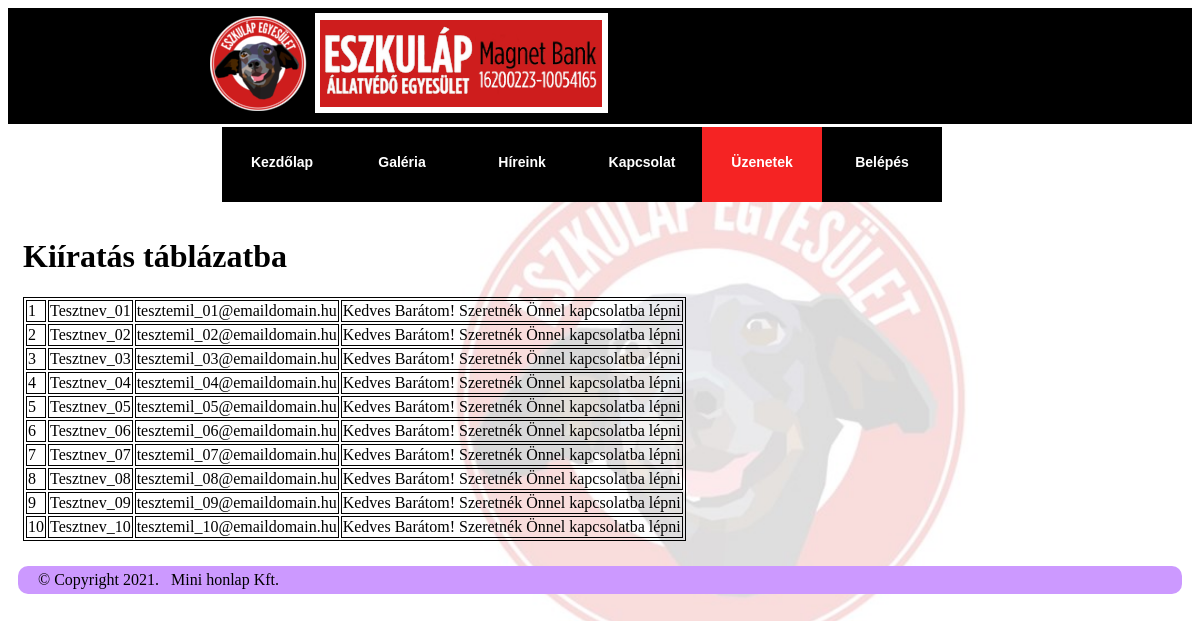
Screenshot of /?oldal=uzenetek with the database file from the repository.
### tables this page shows
CREATE TABLE `emailek` (
  `id` int(10) unsigned NOT NULL auto_increment,
  `nev` varchar(45) NOT NULL default '',
  `email` varchar(45) NOT NULL default '',
  `szoveg` varchar(300) NOT NULL default '',
  PRIMARY KEY  (`id`)
);

### index.php (called while the page is built, shortened)
<?php
include('./includes/config.inc.php');
$keres = $oldalak['/'];
if (isset($_GET['oldal'])) {
	if (isset($oldalak[$_GET['oldal']]) && file_exists("./templates/pages/{$oldalak[$_GET['oldal']]['fajl']}.tpl.php")) {
		$keres = $oldalak[$_GET['oldal']];
	}
}
include('./templates/index.tpl.php');
?>

### includes/config.inc.php (called while the page is built, shortened)
<?php
$fejlec = array(
    'kepforras' => 'logo_02.png',
    'kepalt' => 'logo',
	'cim' => '',
	'motto' => ''
);
$lablec = array(
    'copyright' => 'Copyright '.date("Y").'.',
    'ceg' => 'Mini honlap Kft.'
);
$oldalak = array(
	'belepes' => array('fajl' => 'belepes', 'szoveg' => 'Belépés', 'menun' => array(1,0)),
    'kilepes' => array('fajl' => 'kilepes', 'szoveg' => 'Kilépés', 'menun' => array(0,1)),
    'uzenetek' => array('fajl' => 'uzenetek', 'szoveg' => 'Üzenetek', 'menun' => array(1,1)),
	'kapcsolat' => array('fajl' => 'kapcsolat', 'szoveg' => 'Kapcsolat', 'menun' => array(1,1)),
	'hireink' => array('fajl' => 'hireink', 'szoveg' => 'Híreink', 'menun' => array(1,1)),
    'galeria' => array('fajl' => 'galeria', 'szoveg' => 'Galéria', 'menun' => array(1,1)),
    '/' => array('fajl' => 'cimlap', 'szoveg' => 'Kezdőlap', 'menun' => array(1,1)),
    'belep' => array('fajl' => 'belep', 'szoveg' => '', 'menun' => array(0,0)),
    'regisztral' => array('fajl' => 'regisztral', 'szoveg' => '', 'menun' => array(0,0))
);
?>

### templates/pages/uzenetek.tpl.php (the view, shortened to what this page needs)
<!DOCTYPE html>
<html>
<head>
</head>
<body>
<?php
try {
$pdo = new PDO('mysql:host=localhost;dbname=uziregi', 'root', '',array(PDO::ATTR_ERRMODE=>PDO::ERRMODE_EXCEPTION));
$pdo->query('SET NAMES utf8 COLLATE utf8_hungarian_ci');
$utasitas = "Select id, nev, email, szoveg from emailek";
$eredm = $pdo->query($utasitas);
}
catch (PDOException $e) {
echo "Hiba: ".$e->getMessage();
}
?>
<h1>Kiíratás táblázatba</h1>
<table>
<?php foreach ($eredm as $sor)
print "<tr><td>" . $sor['id'] . "</td>" . "<td>" . $sor['nev'] . "</td>" . "<td>" .  $sor['email'] . "</td>" . "<td>" . $sor['szoveg'] . "</td></tr>";
?>
</table>
</body>
</html>

### templates/index.tpl.php (shortened to what this page needs)
<!DOCTYPE html>
<html>
<head>
	<link rel="stylesheet" href="./styles/stilus.css" type="text/css">
</head>
<body>
	<header>
		<img src="./images/<?=$fejlec['kepforras']?>" alt="<?=$fejlec['kepalt']?>">
		<nav>
			<ul>
					<?php foreach ($oldalak as $url => $oldal) { ?>
						<?php if(! isset($_SESSION['login']) && $oldal['menun'][0] || isset($_SESSION['login']) && $oldal['menun'][1]) { ?>
							<li<?= (($oldal == $keres) ? ' class="active"' : '') ?>>
								<a href="<?= ($url == '/') ? '.' : ('?oldal=' . $url) ?>">
								<?= $oldal['szoveg'] ?></a>
							</li>
						<?php } ?>
					<?php } ?>
            </ul>
        </nav>
	</header>
    <div id="wrapper">
        <div id="content">
            <?php include("./templates/pages/{$keres['fajl']}.tpl.php"); ?>
        </div>
    </div>
    <footer>
        <?php if(isset($lablec['copyright'])) { ?>&copy;&nbsp;<?= $lablec['copyright'] ?> <?php } ?>
        <?php if(isset($lablec['ceg'])) { ?><?= $lablec['ceg']; ?><?php } ?>
    </footer>
</body>
</html>

### styles/stilus.css (style rules this page uses)
header { border-radius: 00px; background-color: rgb(0, 0, 0); padding: 05px 00px 90px 0px; margin: 00px; color: rgb(255, 255, 255); }
header img { float: left; margin: 00px 00px 00px 200px; }
nav { float: right; width: 800px; margin: 00px 250px 00px 00px; font-size: 14px; font-style: normal; font-weight: bold; display: table-cell; }
nav ul { list-style: none; }
nav ul li { width: 120px; background: #000000; float: right; height: 75px; line-height: 70px; text-align: center; margin: 0x; position: relative; }
nav ul li a { color: #fff; text-decoration: none; font-family: sans-serif; display: block; }
nav ul li.active { background-color: rgb(245, 35, 35); color: white; }
div#wrapper { margin: 00px; }
div#content { display: table-cell; width: 100%; border-radius: 10px; padding: 15px; }
footer { border-radius: 10px; margin: 10px; padding: 5px 20px; background-color: #CC99FF; }

### templates/pages/uzenetek.tpl.php (style rules this page uses)
table, td, tr { border: 1px solid black; }
body { background-image: url('./images/eszkulap_logo_nagy_1.jpg'); background-repeat: no-repeat; background-size: cover; background-attachment: fixed; }

### rows the page displays
emailek: id "1", nev "Tesztnev_01", email "tesztemil_01@emaildomain.hu", szoveg "Kedves Barátom! Szeretnék Önnel kapcsolatba lépni"
emailek: id "2", nev "Tesztnev_02", email "tesztemil_02@emaildomain.hu", szoveg "Kedves Barátom! Szeretnék Önnel kapcsolatba lépni"
emailek: id "3", nev "Tesztnev_03", email "tesztemil_03@emaildomain.hu", szoveg "Kedves Barátom! Szeretnék Önnel kapcsolatba lépni"
emailek: id "4", nev "Tesztnev_04", email "tesztemil_04@emaildomain.hu", szoveg "Kedves Barátom! Szeretnék Önnel kapcsolatba lépni"
emailek: id "5", nev "Tesztnev_05", email "tesztemil_05@emaildomain.hu", szoveg "Kedves Barátom! Szeretnék Önnel kapcsolatba lépni"
emailek: id "6", nev "Tesztnev_06", email "tesztemil_06@emaildomain.hu", szoveg "Kedves Barátom! Szeretnék Önnel kapcsolatba lépni"
emailek: id "7", nev "Tesztnev_07", email "tesztemil_07@emaildomain.hu", szoveg "Kedves Barátom! Szeretnék Önnel kapcsolatba lépni"
emailek: id "8", nev "Tesztnev_08", email "tesztemil_08@emaildomain.hu", szoveg "Kedves Barátom! Szeretnék Önnel kapcsolatba lépni"
emailek: id "9", nev "Tesztnev_09", email "tesztemil_09@emaildomain.hu", szoveg "Kedves Barátom! Szeretnék Önnel kapcsolatba lépni"
emailek: id "10", nev "Tesztnev_10", email "tesztemil_10@emaildomain.hu", szoveg "Kedves Barátom! Szeretnék Önnel kapcsolatba lépni"

### other values shown
$oldal['szoveg'] "Belépés"
$oldal['szoveg'] "Üzenetek"
$oldal['szoveg'] "Kapcsolat"
$oldal['szoveg'] "Híreink"
$oldal['szoveg'] "Galéria"
$oldal['szoveg'] "Kezdőlap"
$lablec['copyright'] "Copyright 2021."
$lablec['ceg'] "Mini honlap Kft."
